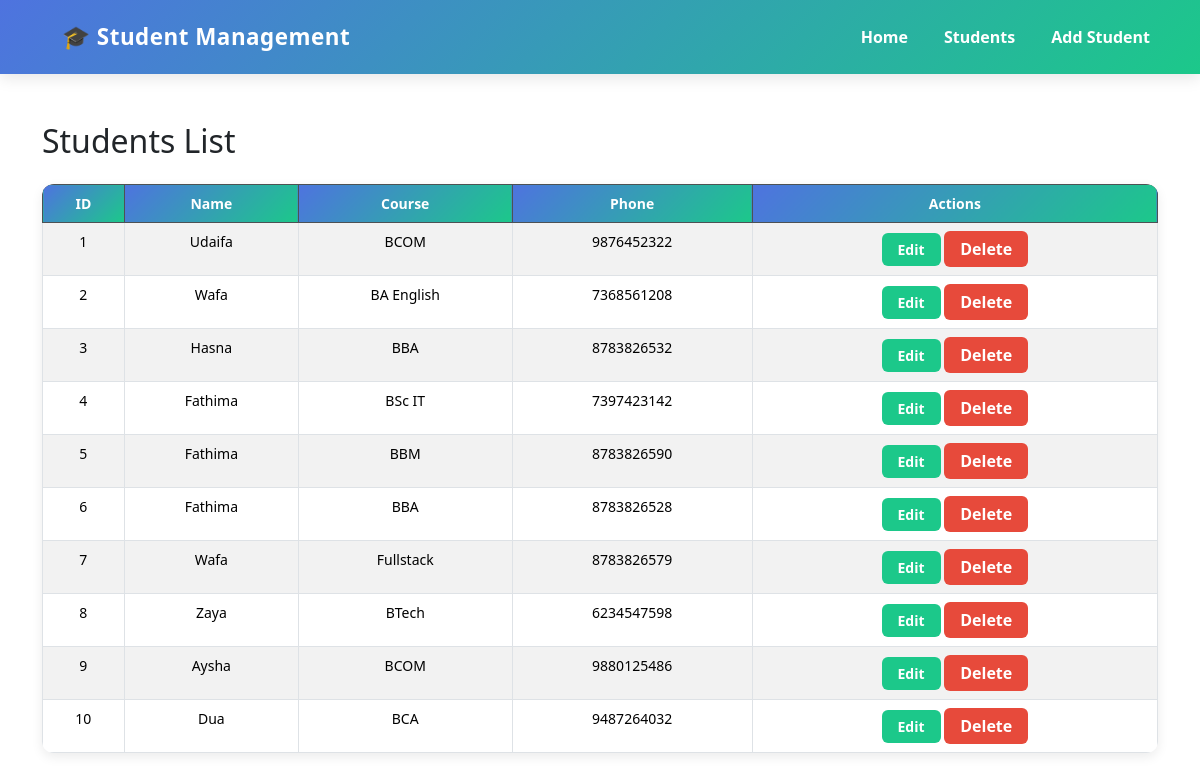
The app's page /students/, older data.
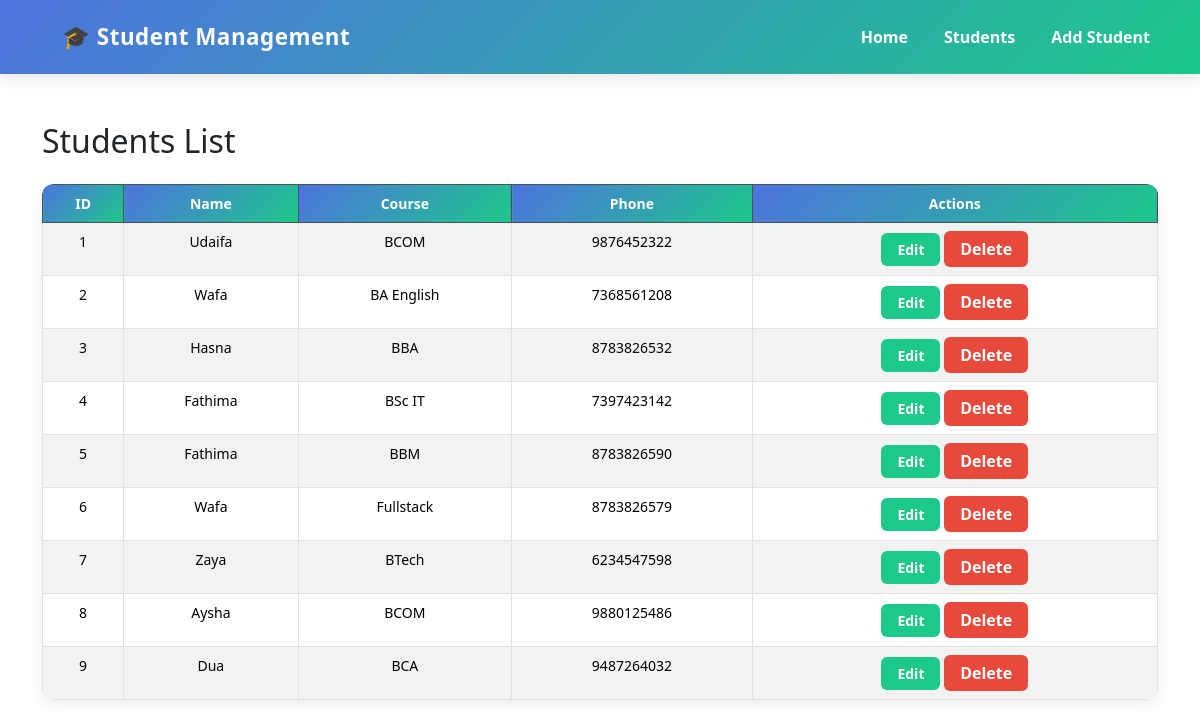
The same page, newer data.
### students/models.py (models this page shows, shortened)
class Student(models.Model):
    name = models.CharField(max_length=100)
    course = models.CharField(max_length=100)
    email = models.EmailField()
    phone = models.CharField(max_length=15)
    created_at = models.DateTimeField(auto_now_add=True)  # optional

### students/views.py (the view)
# urls.py: path('students/', views.student_list, name='student_list'),
def student_list(request):
    students = Student.objects.all()
    return render(request, 'students/student_list.html', {
        'students': students
    })

### students/templates/students/student_list.html (shortened to what this page needs)
{% extends 'students/base.html' %}
{% block content %}
<div class="container mt-5">
    <h2 class="mb-4">Students List</h2>
    <table class="table table-bordered table-striped">
        <thead class="table-dark">
            <tr>
                <th>ID</th>
                <th>Name</th>
                <th>Course</th>
                <th>Phone</th>
                <th>Actions</th>
            </tr>
        </thead>
        <tbody>
            {% for student in students %}
            <tr>
                <td>{{ forloop.counter }}</td>
                <td>{{ student.name }}</td>
                <td>{{ student.course }}</td>
                <td>{{ student.phone }}</td>
                <td>
                  <a href="{% url 'student_edit' student.id %}" class="btn btn-success btn-sm">Edit</a>
                  <a href="{% url 'student_delete' student.pk %}" class="btn btn-danger">Delete</a>
                </td>
            </tr>
            {% empty %}
            <tr>
                <td colspan="5" class="text-center">No students found</td>
            </tr>
            {% endfor %}
        </tbody>
    </table>
</div>
{% endblock %}

Row changes from the older to the newer data that the page shows:
removed Student: name "Fathima", course "BBA", phone "8783826528"
